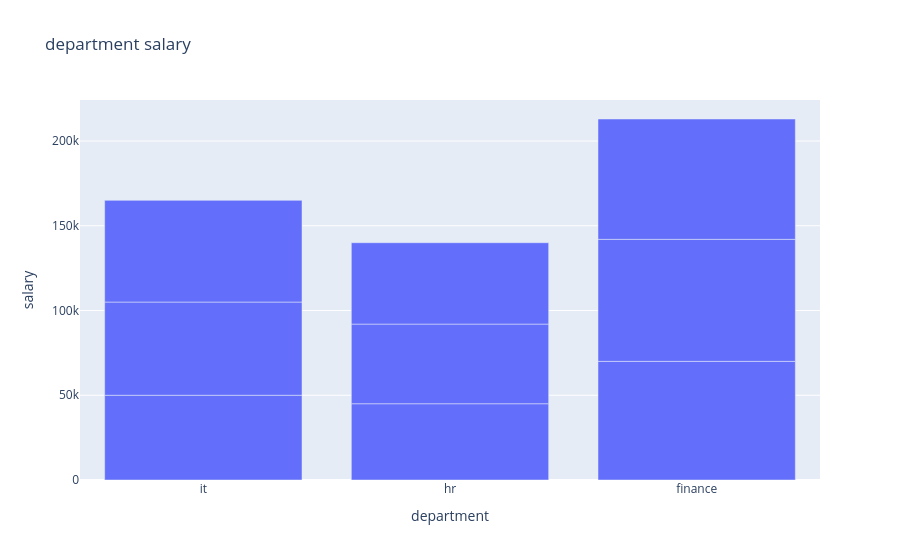

Notebook code for this chart:
### Code cell
import plotly.express as px
# plotly

# bar chart
data = {
    'department' : ['it' , 'it' , 'it' , 'hr' , 'hr' , 'hr' , 'finance' , 'finance' , 'finance'],
    'gender' : ['male' , 'female' , 'male' , 'female' , 'male' , 'female' , 'male' , 'female' , 'male'],
    'salary' : [50000 , 55000 , 60000 , 45000 , 47000 , 48000 , 70000 , 72000 , 71000],
    'experience' : [1,2,3,4,5,6,7,8,9]
}

df = pd.DataFrame(data)
fig = px.bar(df , x = 'department' , y = 'salary' , title = 'department salary')
fig.show()

### Figure 1 — Plotly figure (JSON) as saved in the notebook; plotly's stock layout.template omitted (floating-point values rounded to 4 significant figures)
{"data": [{"hovertemplate": "department=%{x}<br>salary=%{y}<extra></extra>", "legendgroup": "", "marker": {"color": "#636efa", "pattern": {"shape": ""}}, "name": "", "orientation": "v", "showlegend": false, "textposition": "auto", "type": "bar", "x": ["it", "it", "it", "hr", "hr", "hr", "finance", "finance", "finance"], "xaxis": "x", "y": [50000, 55000, 60000, 45000, 47000, 48000, 70000, 72000, 71000], "yaxis": "y"}], "layout": {"barmode": "relative", "legend": {"tracegroupgap": 0}, "title": {"text": "department salary"}, "xaxis": {"anchor": "y", "domain": [0, 1], "title": {"text": "department"}}, "yaxis": {"anchor": "x", "domain": [0, 1], "title": {"text": "salary"}}}}
